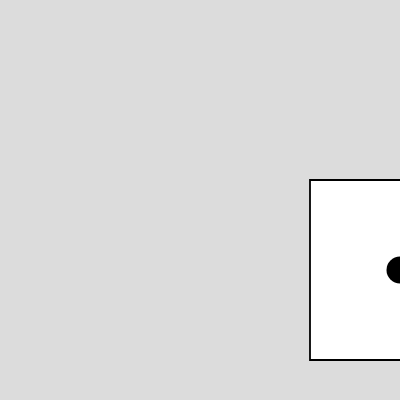
Frame 1 (no input)
Frame 60 (no input): identical to frame 1, image omitted
Frame 120 (the mouse pressed at the canvas centre since frame 60): identical to frame 1, image omitted

The p5.js sketch that drew this single still picture (run headless with seeded random() and noise() and a simulated clock; from frame 60 on, the mouse is pressed at the canvas centre):

// p5.js sketch
// ── sketch.js
function setup() {
  createCanvas(400, 400);
}

function draw() {
  background(220);
  diceValueOne(180, 310, 180);

}

//This is a user defined function for drawing a dice with the value one.
function diceValueOne(size, xPoint, yPoint){
  strokeWeight(size * 0.01);
  square(xPoint, yPoint, size);
  strokeWeight(size * 0.15);
  point((size/2) + xPoint,(size/2) + yPoint);
}

function diceValueTwo(size, xPoint, yPoint){
  strokeWeight(size * 0.01);
  square(xPoint, yPoint, size);
  strokeWeight(size * 0.15);
  point((size * 0.25) + xPoint,(size * 0.25) + yPoint);
  point((size * 0.75) + xPoint,(size * 0.75) + yPoint);
}

function diceValueThree(size, xPoint, yPoint){
  strokeWeight(size * 0.01);
  square(xPoint, yPoint, size);
  strokeWeight(size * 0.15);
  point((size * 0.25) + xPoint,(size * 0.25) + yPoint);
  point((size/2) + xPoint,(size/2) + yPoint);
  point((size * 0.75) + xPoint,(size * 0.75) + yPoint);
}

function diceValueFour(size, xPoint, yPoint){
  strokeWeight(size * 0.01);
  square(xPoint, yPoint, size);
  strokeWeight(size * 0.15);
  point((size * 0.25) + xPoint,(size * 0.25) + yPoint);
  point((size * 0.25) + xPoint,(size * 0.75) + yPoint);
  point((size * 0.75) + xPoint,(size * 0.25) + yPoint);
  point((size * 0.75) + xPoint,(size * 0.75) + yPoint);
}

function diceValueFive(size, xPoint, yPoint){
  strokeWeight(size * 0.01);
  square(xPoint, yPoint, size);
  strokeWeight(size * 0.15);
  point((size * 0.25) + xPoint,(size * 0.25) + yPoint);
  point((size * 0.25) + xPoint,(size * 0.75) + yPoint);
  point((size * 0.75) + xPoint,(size * 0.25) + yPoint);
  point((size * 0.75) + xPoint,(size * 0.75) + yPoint);
  point((size/2) + xPoint,(size/2) + yPoint);
}

function diceValueSix(size, xPoint, yPoint){
  strokeWeight(size * 0.01);
  square(xPoint, yPoint, size);
  strokeWeight(size * 0.15);
  point((size * 0.25) + xPoint,(size * 0.25) + yPoint);
  point((size * 0.25) + xPoint,(size * 0.5) + yPoint);
  point((size * 0.25) + xPoint,(size * 0.75) + yPoint);
  point((size * 0.75) + xPoint,(size * 0.25) + yPoint);
  point((size * 0.75) + xPoint,(size * 0.75) + yPoint);
  point((size * 0.75) + xPoint,(size * 0.5) + yPoint);
}
